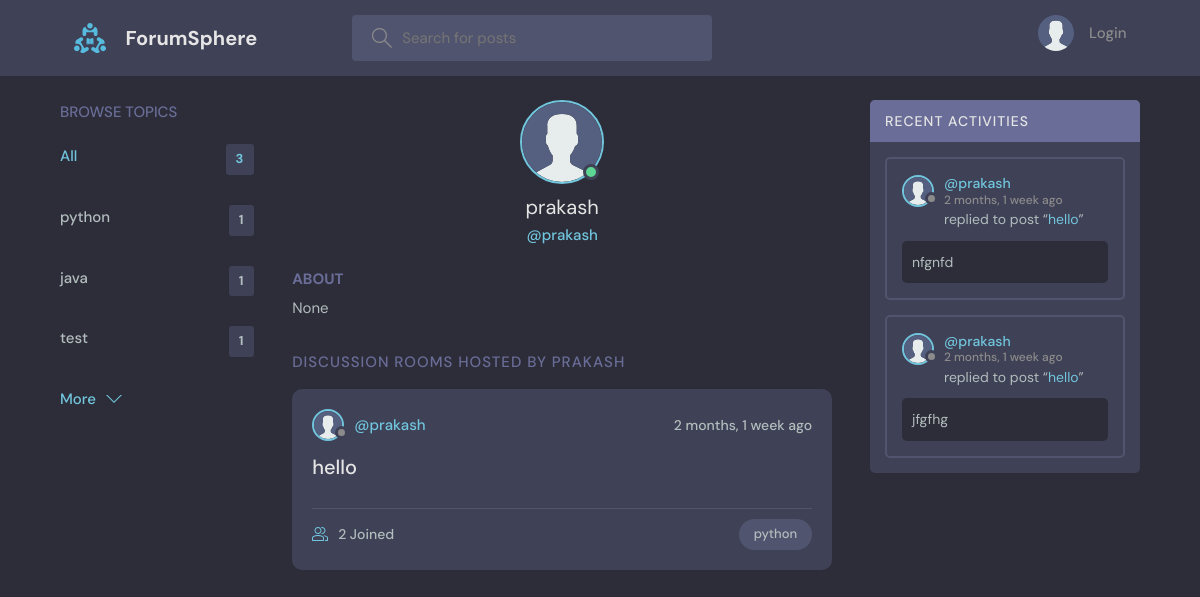
Page /profile/1/ on the committed database.
### base/models.py (models this page shows, shortened)
class Topic(models.Model):
    name = models.CharField(max_length=200)

class User(AbstractUser):
    name = models.CharField(max_length=200, null=True)
    email = models.EmailField(unique=True, null=True)
    bio = models.TextField(null=True)
    avatar = models.ImageField(null=True, default="avatar.svg")
    USERNAME_FIELD = 'email'
    REQUIRED_FIELDS = []

class Room(models.Model):
    host = models.ForeignKey(User, on_delete=models.SET_NULL, null=True)
    topic = models.ForeignKey(Topic, on_delete=models.SET_NULL, null=True)
    name = models.CharField(max_length=200)
    description = models.TextField(null=True, blank=True)
    participants = models.ManyToManyField(
        User, related_name='participants', blank=True)
    updated = models.DateTimeField(auto_now=True)
    created = models.DateTimeField(auto_now_add=True)
    class Meta:
        ordering = ['-updated', '-created']
    def __str__(self):
        return self.name

class Message(models.Model):
    user = models.ForeignKey(User, on_delete=models.CASCADE)
    room = models.ForeignKey(Room, on_delete=models.CASCADE)
    body = models.TextField()
    updated = models.DateTimeField(auto_now=True)
    created = models.DateTimeField(auto_now_add=True)
    class Meta:
        ordering = ['-updated', '-created']

### base/views.py (the view)
# urls.py: path('profile/<str:pk>/', views.userProfile, name="user-profile"),
def userProfile(request, pk):
    user = User.objects.get(id=pk)
    rooms = user.room_set.all()
    room_messages = user.message_set.all()
    topics = Topic.objects.all()
    context = {'user': user, 'rooms': rooms,
               'room_messages': room_messages, 'topics': topics}
    return render(request, 'base/profile.html', context)

### base/templates/base/profile.html (shortened to what this page needs)
{% extends 'main.html' %}
{% block content %}
<main class="profile-page layout layout--3">
  <div class="container">
    {% include 'base/topics_component.html' %}
    <div class="roomList">
      <div class="profile">
        <div class="profile__avatar">
          <div class="avatar avatar--large active">
            <img src="{{user.avatar.url}}" />
          </div>
        </div>
        <div class="profile__info">
          <h3>{{user.name}}</h3>
          <p>@{{user.username}}</p>
        </div>
        <div class="profile__about">
          <h3>About</h3>
          <p>
            {{user.bio}}
          </p>
        </div>
      </div>
      <div class="roomList__header">
        <div>
          <h2>Discussion Rooms Hosted by {{user.name}}</a>
          </h2>
        </div>
      </div>
      {% include 'base/feed_component.html' %}
    </div>
    {% include 'base/activity_component.html' %}
  </div>
</main>
{% endblock content %}

### base/templates/base/topics_component.html
<div class="topics">
    <div class="topics__header">
        <h2>Browse Topics</h2>
    </div>
    <ul class="topics__list">
        <li>
            <a href="{% url 'home' %}" class="active">All <span>{{topics.count}}</span></a>
        </li>
        {% for topic in topics %}
        <li>
            <a href="{% url 'home' %}?q={{topic.name}}">{{topic.name}}<span>{{topic.room_set.all.count}}</span></a>
        </li>
        {% endfor %}
    </ul>
    <a class="btn btn--link" href="{% url 'topics' %}">
        More
        <svg version="1.1" xmlns="http://www.w3.org/2000/svg" width="32" height="32" viewBox="0 0 32 32">
            <title>chevron-down</title>
            <path d="M16 21l-13-13h-3l16 16 16-16h-3l-13 13z"></path>
        </svg>
    </a>
</div>

### base/templates/base/feed_component.html (shortened to what this page needs)
{% for room in rooms %}
<div class="roomListRoom">
    <div class="roomListRoom__header">
        <a href="{% url 'user-profile' room.host.id %}" class="roomListRoom__author">
            <div class="avatar avatar--small">
                <img src="{{room.host.avatar.url}}" />
            </div>
            <span>@{{room.host.username}}</span>
        </a>
        <div class="roomListRoom__actions">
            <span>{{room.created|timesince}} ago</span>
        </div>
    </div>
    <div class="roomListRoom__content">
        <a href="{% url 'room' room.id %}">{{room.name}}</a>
    </div>
    <div class="roomListRoom__meta">
        <a href="{% url 'room' room.id %}" class="roomListRoom__joined">
            {{room.participants.all.count}} Joined
        </a>
        <p class="roomListRoom__topic">{{room.topic.name}}</p>
    </div>
</div>
{% endfor %}

### base/templates/base/activity_component.html (shortened to what this page needs)
<div class="activities">
    <div class="activities__header">
        <h2>Recent Activities</h2>
    </div>
    {% for message in room_messages %}
    <div class="activities__box">
        <div class="activities__boxHeader roomListRoom__header">
            <a href="{% url 'user-profile' message.user.id %}" class="roomListRoom__author">
                <div class="avatar avatar--small">
                    <img src="{{message.user.avatar.url}}" />
                </div>
                <p>
                    @{{message.user.username}}
                    <span>{{message.created|timesince}} ago</span>
                </p>
            </a>
        </div>
        <div class="activities__boxContent">
            <p>replied to post “<a href="{% url 'room' message.room.id %}">{{message.room}}</a>”</p>
            <div class="activities__boxRoomContent">{{message.body}}</div>
        </div>
    </div>
    {% endfor %}
</div>

### rows in the picture
Topic: name "python", room_set.all.count "1"
Topic: name "java", room_set.all.count "1"
Topic: name "test", room_set.all.count "1"
User: avatar (placeholder picture), name "prakash", username "prakash", bio "None", name "PRAKASH"
Room: host.avatar (placeholder picture), host.username "prakash", created "2 months, 1 week", name "hello", participants.all.count "2", topic.name "python"
Message: user.avatar (placeholder picture), user.username "prakash", created "2 months, 1 week", room "hello", body "nfgnfd"
Message: user.avatar (placeholder picture), user.username "prakash", created "2 months, 1 week", room "hello", body "jfgfhg"

### other values in the picture
{{ topics.count }} "3"
